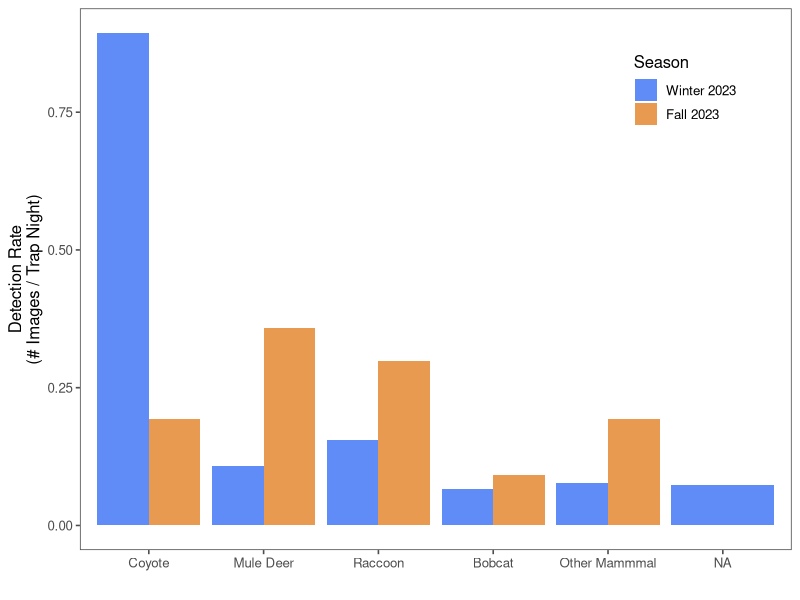
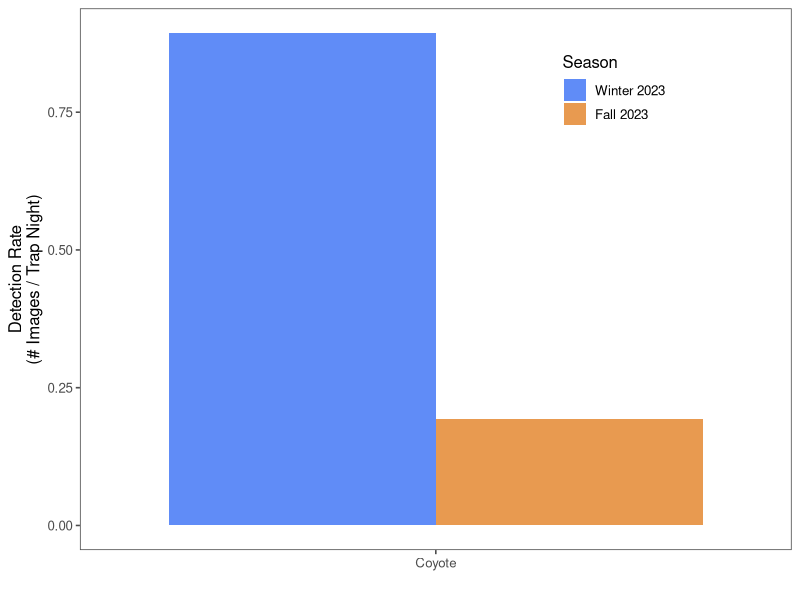

These figures' R source, in order:
# Visualize PORE Beach Camera Trap Data from Winter and Fall 2023 ############
# Author: Frankie Gerraty ####################################################
##############################################################################

#Packages ####
library(tidyverse)
library(lubridate)
library(ggthemes)
`%notin%` <- Negate(`%in%`)

#Import Raw Data --------------------------------------------------------------

#Snapshot Data
SnapshotUSA_2023_Deployments <- read_csv("data/raw/SnapshotUSA_2023_Deployments.csv") %>% 
  mutate(period = "Fall_2023")
SnapshotUSA_2023_Sequences <- read_csv("data/raw/SnapshotUSA_2023_Sequences.csv") %>% 
  mutate(period = "Fall_2023") 

#PORE Beach Camera Project Data
PORE_deployments <- read_csv("data/raw/PORE_deployments.csv") %>% 
  mutate(period = "Winter_2023")
PORE_sequences <- read_csv("data/raw/PORE_sequences.csv") %>% 
  mutate(period = "Winter_2023")




# Data Clean ---------------------------------------------------------------

deployments <- bind_rows(SnapshotUSA_2023_Deployments, PORE_deployments) %>% 
  #Calculate deployment length (in # days/nights)
  mutate(deployment_length = floor(interval(start_date, end_date)/days(1)))

sequences <- rbind(SnapshotUSA_2023_Sequences, PORE_sequences)


# Calculate Sampling Effort Per Period

effort <- deployments %>% 
  group_by(period) %>% 
  summarize(effort = sum(deployment_length))

# Filter for Mammals 

mammals <- sequences %>% 
  #Remove camera with high raccoon and otter detection rates
  filter(!str_detect(deployment_id, "Loc03")) %>% 
  filter(class == "Mammalia") %>% 
  drop_na(species) %>% 
  #Remove irrelevant species
  filter(common_name %notin% 
           c("Human", "Human-Camera Trapper", 
             "Northern Elephant Seal", 
             "North American River Otter",
             "Domestic Dog",
             "Californian Sea Lion")) %>% 
  #Lump rare animals
  mutate(common_name = if_else(common_name %in% 
  c("American Badger",
    "Brush Rabbit",
    "Striped Skunk"), "Other Mammal", common_name)) %>% 
  group_by(period, common_name) %>% 
  summarise(count = n(), .groups = "drop") %>% 
  add_row(period = "Winter_2023", common_name = "Bobcat", count = 0) %>% 
  #Calculate detection rates using sampling effort dataframe
  mutate(detection_rate = if_else(period == "Fall_2023", count/467, count/405)) %>% 
  #Convert to factor for plotting
  mutate(common_name = factor(common_name, 
                              levels = c("Coyote", "Mule Deer", "Northern Raccoon", "Bobcat", "Other Mammal")),
         period = factor(period, levels = c("Winter_2023", "Fall_2023"))) 
  



mammal_seasonality_plot <- ggplot(mammals, aes(x=common_name, y=detection_rate, fill=period))+
  geom_bar(stat = "identity", position = 'dodge')+
  theme_few()+
  labs(x="", y="Detection Rate\n(# Images / Trap Night)", fill = "Season")+
  scale_fill_manual(values = c(	"#608cf7", "#e89a50"), labels = c("Winter 2023", "Fall 2023"))+
  scale_x_discrete(labels = c("Coyote", "Mule Deer", "Raccoon", "Bobcat", "Other Mammmal"))+
  theme(legend.position = c(.85, .85))
  
ggsave("output/mammal_seasonality_plot.png", mammal_seasonality_plot, width = 7, height = 5, units = "in")
  
coyote_seasonality_plot <- ggplot(filter(mammals, common_name == "Coyote"),
                                  aes(x=common_name, y=detection_rate, fill=period))+
  geom_bar(stat = "identity", position = 'dodge')+
  theme_few()+
  labs(x="", y="Detection Rate\n(# Images / Trap Night)", fill = "Season")+
  scale_fill_manual(values = c(	"#608cf7", "#e89a50"), labels = c("Winter 2023", "Fall 2023"))+
  scale_x_discrete(labels = c("Coyote", "Mule Deer", "Raccoon", "Bobcat", "Other Mammmal"))+
  theme(legend.position = c(.75, .85))


ggsave("output/coyote_seasonality_plot.png", coyote_seasonality_plot, width = 4, height = 5, units = "in")

   